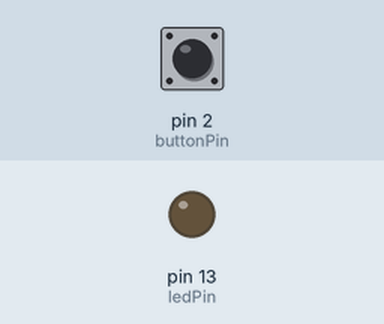
This sketch was run on a simulated Arduino Uno, built with avr-gcc and run on an emulated ATmega328P. Parts: output pins drawn as LEDs (lit = HIGH). The test bench sets the inputs (shaded band); at power-on: pin 2 (buttonPin) LOW. What the sketch prints to the serial monitor is not drawn.

Above: at 1.2 s.
1.3 s: pin 2 (buttonPin) pulled HIGH for 0.15 s
Timing chart, 0 to 4.3 s (numbered marks = the images above; inputs shaded):
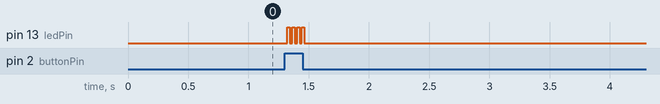

The sketch:

bluetooth_arduino.ino
```cpp
/*
버튼을 누르는 동안 LED가 켜지며 물카운트가 올라간다.
그동안 북극곰은 물을 마신다.
물 지수는 계속 아두이노 변수에 추가가 된다. 현재까지 먹은양: 3.4L
목마름: 24시간동안 물을 안마시면 곰이 쓰러짐. LED는 빤짝빤짝.
*/
const int ledPin =  13;
const int buttonPin = 2;
int buttonState = 0;
int buttonFlag = 0;

void setup()
{
  pinMode(ledPin, OUTPUT); //led는 OUTPUT(프로세싱>아두이노)
  pinMode(buttonPin, INPUT); //버튼은 INPUT(아두이노>프로세싱)
  Serial.begin(9600); //시리얼포트 시작
}

void loop() //자동으로 루프 돈다
{
  if (digitalRead(buttonPin) == HIGH) //버튼이 켜지면
  {
    digitalWrite(ledPin, HIGH); //LED를 켠다
    buttonFlag = 1;
    Serial.println(buttonFlag); //버튼상태 표시(0/1)
    delay(20);
  }
  else {
    digitalWrite(ledPin, LOW); //LED끈다
    buttonFlag = 0;
    Serial.println(buttonFlag); //버튼상태 표시(0/1)
    delay(20);
  }

   if( Serial.available() > 0 ) //시리얼을 통해 수신한 데이터가 있을때 true
   {
     char inByte = Serial.read(); //수신한 데이터를 1byte씩 읽어옴
     if( inByte == 'A' )
     {
       digitalWrite(ledPin, HIGH); //LED를 켠다
       delay(20);
     }
   }
   else { //데이터 수신 없으면
     digitalWrite(ledPin, LOW); //LED끈다.
     delay(20);
   }
}
```

Measured:
- after the input at 1.3 s, pin 13 (ledPin): alternates HIGH for 0.02 s and LOW for 0.02 s, 8 changes in all, then stays LOW, starting at once
